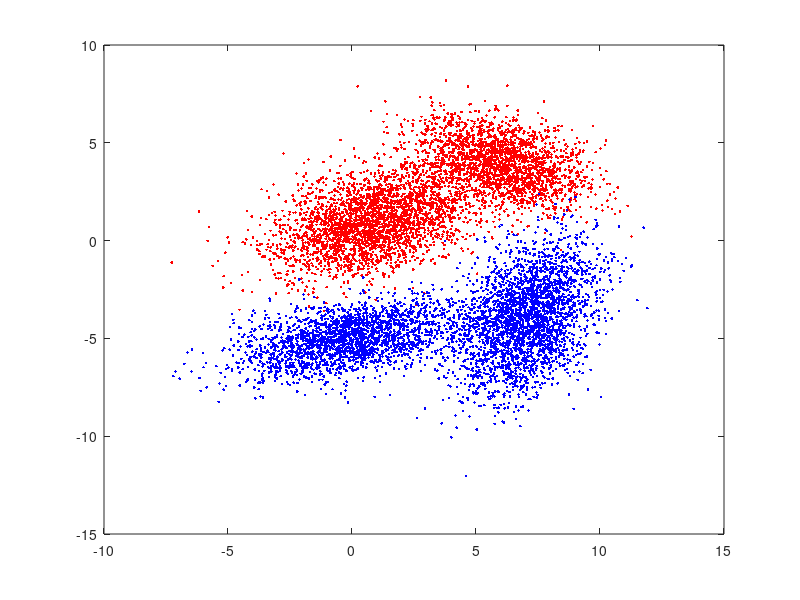

Reproduce this figure in MATLAB. (Note: this script raises an error after producing the figure.)
%% init
clear variables; close all; clc;

%% generisanje podataka za linearni klasifikator
N = 5000; % br odbiraka

P11 = 0.6;
M11 = [1; 1];
M12 = [6; 4];
S11 = [4, 1.1; 1.1, 2];
S12 = [3, -0.8; -0.8, 1.5];

P22 = 0.55;
M21 = [7; -4];
M22 = [0; -5];
S21 = [2, 1.1; 1.1, 4];
S22 = [5, 1; 1, 1];

X1 = zeros(N,2);
X2 = zeros(N,2);

for i=1:N
    t = rand(1,2);
    switch(t(1) < P11)
        case true
            X1(i,:) = mvnrnd(M11,S11);
        case false
            X1(i,:) = mvnrnd(M12,S12);
    end
    switch(t(2) < P22)
        case true
            X2(i,:) = mvnrnd(M21,S21);
        case false
            X2(i,:) = mvnrnd(M22,S22);
    end
end

figure(1)
plot(X1(:,1),X1(:,2), 'r.'); hold on;
plot(X2(:,1),X2(:,2), 'b.');

x = linspace(min([X1(:,1);X2(:,1)]),max([X1(:,1);X2(:,1)]),200);
y = linspace(min([X1(:,2);X2(:,2)]),max([X1(:,2);X2(:,2)]),200);

f1 = zeros(length(x),length(y));
f2 = f1;
h = f1;

%% III iterativna metoda
NO = round(0.7*N);
NT = N - NO;
M1 = mean(X1(1:NO,:));
M2 = mean(X2(1:NO,:));
S1 = cov(X1(1:NO,:));
S2 = cov(X2(1:NO,:));
for s = 0:0.001:1
    V = (s*S1+(1-s)*S2)^(-1)/(M2-M1);
    y1 = V'*X1(1:NO,:)';
    y2 = V'*X2(1:NO,:)';
    for v0 = linspace(-max([y1; y2],[], 'all'), -min([y1; y2],[], 'all'), 1000)
    end
end